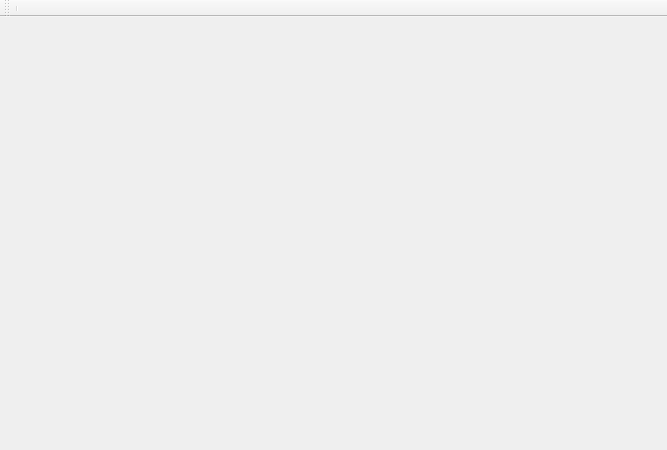
<?xml version="1.0" encoding="UTF-8"?>
<ui version="4.0">
 <class>CCLookClass</class>
 <widget class="QMainWindow" name="CCLookClass">
  <property name="geometry">
   <rect>
    <x>0</x>
    <y>0</y>
    <width>667</width>
    <height>450</height>
   </rect>
  </property>
  <property name="sizePolicy">
   <sizepolicy hsizetype="Minimum" vsizetype="Minimum">
    <horstretch>0</horstretch>
    <verstretch>0</verstretch>
   </sizepolicy>
  </property>
  <property name="windowTitle">
   <string>CCLook</string>
  </property>
  <widget class="QWidget" name="centralWidget">
   <property name="sizePolicy">
    <sizepolicy hsizetype="Minimum" vsizetype="Minimum">
     <horstretch>0</horstretch>
     <verstretch>0</verstretch>
    </sizepolicy>
   </property>
  </widget>
  <widget class="QMenuBar" name="menuBar">
   <property name="geometry">
    <rect>
     <x>0</x>
     <y>0</y>
     <width>667</width>
     <height>23</height>
    </rect>
   </property>
  </widget>
  <widget class="QToolBar" name="mainToolBar">
   <attribute name="toolBarArea">
    <enum>TopToolBarArea</enum>
   </attribute>
   <attribute name="toolBarBreak">
    <bool>false</bool>
   </attribute>
   <addaction name="separator"/>
  </widget>
 </widget>
 <layoutdefault spacing="6" margin="11"/>
 <resources/>
 <connections/>
</ui>
